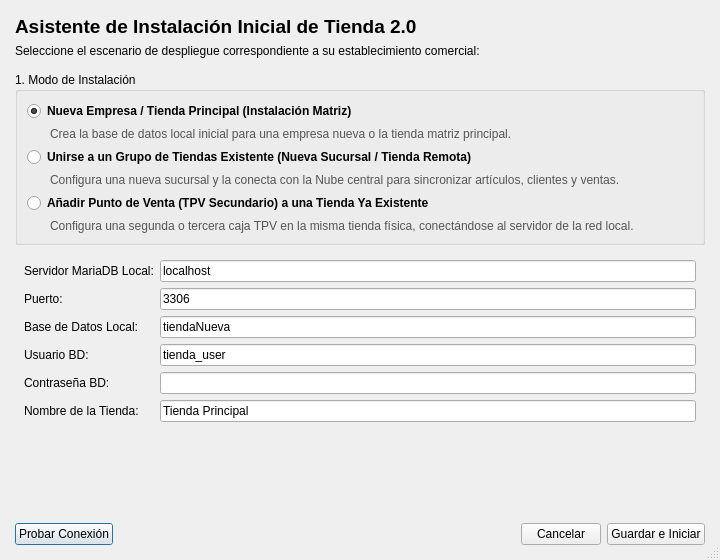
<?xml version="1.0" encoding="UTF-8"?>
<ui version="4.0">
 <class>DialogAsistenteInstalacion</class>
 <widget class="QDialog" name="DialogAsistenteInstalacion">
  <property name="geometry">
   <rect>
    <x>0</x>
    <y>0</y>
    <width>720</width>
    <height>560</height>
   </rect>
  </property>
  <property name="windowTitle">
   <string>Asistente de Instalación y Despliegue — Tienda 2.0</string>
  </property>
  <property name="sizeGripEnabled">
   <bool>true</bool>
  </property>
  <layout class="QVBoxLayout" name="verticalLayoutMain">
   <property name="leftMargin">
    <number>15</number>
   </property>
   <property name="topMargin">
    <number>15</number>
   </property>
   <property name="rightMargin">
    <number>15</number>
   </property>
   <property name="bottomMargin">
    <number>15</number>
   </property>
   <item>
    <widget class="QLabel" name="labelHeaderTitle">
     <property name="font">
      <font>
       <pointsize>14</pointsize>
       <bold>true</bold>
      </font>
     </property>
     <property name="text">
      <string>Asistente de Instalación Inicial de Tienda 2.0</string>
     </property>
    </widget>
   </item>
   <item>
    <widget class="QLabel" name="labelHeaderSubtitle">
     <property name="text">
      <string>Seleccione el escenario de despliegue correspondiente a su establecimiento comercial:</string>
     </property>
     <property name="wordWrap">
      <bool>true</bool>
     </property>
    </widget>
   </item>
   <item>
    <spacer name="spacerHeader">
     <property name="orientation">
      <enum>Qt::Vertical</enum>
     </property>
     <property name="sizeType">
      <enum>QSizePolicy::Fixed</enum>
     </property>
     <property name="sizeHint" stdset="0">
      <size>
       <width>20</width>
       <height>8</height>
      </size>
     </property>
    </spacer>
   </item>
   <item>
    <widget class="QGroupBox" name="groupBoxModos">
     <property name="title">
      <string>1. Modo de Instalación</string>
     </property>
     <layout class="QVBoxLayout" name="verticalLayoutModos">
      <item>
       <widget class="QRadioButton" name="radioNuevaEmpresa">
        <property name="font">
         <font>
          <bold>true</bold>
         </font>
        </property>
        <property name="text">
         <string>Nueva Empresa / Tienda Principal (Instalación Matriz)</string>
        </property>
        <property name="checked">
         <bool>true</bool>
        </property>
       </widget>
      </item>
      <item>
       <widget class="QLabel" name="labelDescNuevaEmpresa">
        <property name="styleSheet">
         <string notr="true">color: #555555; margin-left: 20px;</string>
        </property>
        <property name="text">
         <string>Crea la base de datos local inicial para una empresa nueva o la tienda matriz principal.</string>
        </property>
        <property name="wordWrap">
         <bool>true</bool>
        </property>
       </widget>
      </item>
      <item>
       <widget class="QRadioButton" name="radioUnirGrupo">
        <property name="font">
         <font>
          <bold>true</bold>
         </font>
        </property>
        <property name="text">
         <string>Unirse a un Grupo de Tiendas Existente (Nueva Sucursal / Tienda Remota)</string>
        </property>
       </widget>
      </item>
      <item>
       <widget class="QLabel" name="labelDescUnirGrupo">
        <property name="styleSheet">
         <string notr="true">color: #555555; margin-left: 20px;</string>
        </property>
        <property name="text">
         <string>Configura una nueva sucursal y la conecta con la Nube central para sincronizar artículos, clientes y ventas.</string>
        </property>
        <property name="wordWrap">
         <bool>true</bool>
        </property>
       </widget>
      </item>
      <item>
       <widget class="QRadioButton" name="radioNuevoTPV">
        <property name="font">
         <font>
          <bold>true</bold>
         </font>
        </property>
        <property name="text">
         <string>Añadir Punto de Venta (TPV Secundario) a una Tienda Ya Existente</string>
        </property>
       </widget>
      </item>
      <item>
       <widget class="QLabel" name="labelDescNuevoTPV">
        <property name="styleSheet">
         <string notr="true">color: #555555; margin-left: 20px;</string>
        </property>
        <property name="text">
         <string>Configura una segunda o tercera caja TPV en la misma tienda física, conectándose al servidor de la red local.</string>
        </property>
        <property name="wordWrap">
         <bool>true</bool>
        </property>
       </widget>
      </item>
     </layout>
    </widget>
   </item>
   <item>
    <widget class="QStackedWidget" name="stackedWidgetParametros">
     <property name="currentIndex">
      <number>0</number>
     </property>
     <!-- PAGINA 0: NUEVA EMPRESA -->
     <widget class="QWidget" name="pageNuevaEmpresa">
      <layout class="QFormLayout" name="formLayoutPage0">
       <item row="0" column="0">
        <widget class="QLabel" name="lbl0Host">
         <property name="text">
          <string>Servidor MariaDB Local:</string>
         </property>
        </widget>
       </item>
       <item row="0" column="1">
        <widget class="QLineEdit" name="lineEditHostP0">
         <property name="text">
          <string>localhost</string>
         </property>
        </widget>
       </item>
       <item row="1" column="0">
        <widget class="QLabel" name="lbl0Puerto">
         <property name="text">
          <string>Puerto:</string>
         </property>
        </widget>
       </item>
       <item row="1" column="1">
        <widget class="QLineEdit" name="lineEditPuertoP0">
         <property name="text">
          <string>3306</string>
         </property>
        </widget>
       </item>
       <item row="2" column="0">
        <widget class="QLabel" name="lbl0BD">
         <property name="text">
          <string>Base de Datos Local:</string>
         </property>
        </widget>
       </item>
       <item row="2" column="1">
        <widget class="QLineEdit" name="lineEditBDP0">
         <property name="text">
          <string>tiendaNueva</string>
         </property>
        </widget>
       </item>
       <item row="3" column="0">
        <widget class="QLabel" name="lbl0User">
         <property name="text">
          <string>Usuario BD:</string>
         </property>
        </widget>
       </item>
       <item row="3" column="1">
        <widget class="QLineEdit" name="lineEditUserP0">
         <property name="text">
          <string>tienda_user</string>
         </property>
        </widget>
       </item>
       <item row="4" column="0">
        <widget class="QLabel" name="lbl0Pass">
         <property name="text">
          <string>Contraseña BD:</string>
         </property>
        </widget>
       </item>
       <item row="4" column="1">
        <widget class="QLineEdit" name="lineEditPassP0">
         <property name="echoMode">
          <enum>QLineEdit::Password</enum>
         </property>
        </widget>
       </item>
       <item row="5" column="0">
        <widget class="QLabel" name="lbl0NombreTienda">
         <property name="text">
          <string>Nombre de la Tienda:</string>
         </property>
        </widget>
       </item>
       <item row="5" column="1">
        <widget class="QLineEdit" name="lineEditNombreTiendaP0">
         <property name="text">
          <string>Tienda Principal</string>
         </property>
        </widget>
       </item>
      </layout>
     </widget>
     <!-- PAGINA 1: UNIRSE A GRUPO DE TIENDAS -->
     <widget class="QWidget" name="pageUnirGrupo">
      <layout class="QFormLayout" name="formLayoutPage1">
       <item row="0" column="0">
        <widget class="QLabel" name="lbl1BDLocal">
         <property name="text">
          <string>Base de Datos Local:</string>
         </property>
        </widget>
       </item>
       <item row="0" column="1">
        <widget class="QLineEdit" name="lineEditBDLocalP1">
         <property name="text">
          <string>tiendaNueva</string>
         </property>
        </widget>
       </item>
       <item row="1" column="0">
        <widget class="QLabel" name="lbl1UserLocal">
         <property name="text">
          <string>Usuario Local BD:</string>
         </property>
        </widget>
       </item>
       <item row="1" column="1">
        <widget class="QLineEdit" name="lineEditUserLocalP1">
         <property name="text">
          <string>tienda_user</string>
         </property>
        </widget>
       </item>
       <item row="2" column="0">
        <widget class="QLabel" name="lbl1PassLocal">
         <property name="text">
          <string>Clave Local BD:</string>
         </property>
        </widget>
       </item>
       <item row="2" column="1">
        <widget class="QLineEdit" name="lineEditPassLocalP1">
         <property name="echoMode">
          <enum>QLineEdit::Password</enum>
         </property>
        </widget>
       </item>
       <item row="3" column="0">
        <widget class="QLabel" name="lbl1HostNube">
         <property name="text">
          <string>Servidor Nube (Central):</string>
         </property>
        </widget>
       </item>
       <item row="3" column="1">
        <widget class="QLineEdit" name="lineEditHostNubeP1">
         <property name="placeholderText">
          <string>ej. nube.micomercio.com</string>
         </property>
        </widget>
       </item>
       <item row="4" column="0">
        <widget class="QLabel" name="lbl1BDNube">
         <property name="text">
          <string>Base Datos Nube:</string>
         </property>
        </widget>
       </item>
       <item row="4" column="1">
        <widget class="QLineEdit" name="lineEditBDNubeP1">
         <property name="text">
          <string>tiendaNube</string>
         </property>
        </widget>
       </item>
       <item row="5" column="0">
        <widget class="QLabel" name="lbl1UserNube">
         <property name="text">
          <string>Usuario Nube:</string>
         </property>
        </widget>
       </item>
       <item row="5" column="1">
        <widget class="QLineEdit" name="lineEditUserNubeP1">
         <property name="text">
          <string>sync_user</string>
         </property>
        </widget>
       </item>
       <item row="6" column="0">
        <widget class="QLabel" name="lbl1PassNube">
         <property name="text">
          <string>Clave Nube:</string>
         </property>
        </widget>
       </item>
       <item row="6" column="1">
        <widget class="QLineEdit" name="lineEditPassNubeP1">
         <property name="echoMode">
          <enum>QLineEdit::Password</enum>
         </property>
        </widget>
       </item>
       <item row="7" column="0">
        <widget class="QLabel" name="lbl1NombreTienda">
         <property name="text">
          <string>Nombre Nueva Sucursal:</string>
         </property>
        </widget>
       </item>
       <item row="7" column="1">
        <widget class="QLineEdit" name="lineEditNombreTiendaP1">
         <property name="text">
          <string>Sucursal 2</string>
         </property>
        </widget>
       </item>
      </layout>
     </widget>
     <!-- PAGINA 2: NUEVO TPV EN MISMA TIENDA -->
     <widget class="QWidget" name="pageNuevoTPV">
      <layout class="QFormLayout" name="formLayoutPage2">
       <item row="0" column="0">
        <widget class="QLabel" name="lbl2IPServidor">
         <property name="text">
          <string>IP Servidor de la Tienda:</string>
         </property>
        </widget>
       </item>
       <item row="0" column="1">
        <widget class="QLineEdit" name="lineEditIPServidorP2">
         <property name="placeholderText">
          <string>ej. 192.168.1.100</string>
         </property>
        </widget>
       </item>
       <item row="1" column="0">
        <widget class="QLabel" name="lbl2Puerto">
         <property name="text">
          <string>Puerto MariaDB:</string>
         </property>
        </widget>
       </item>
       <item row="1" column="1">
        <widget class="QLineEdit" name="lineEditPuertoP2">
         <property name="text">
          <string>3306</string>
         </property>
        </widget>
       </item>
       <item row="2" column="0">
        <widget class="QLabel" name="lbl2BD">
         <property name="text">
          <string>Base de Datos Compartida:</string>
         </property>
        </widget>
       </item>
       <item row="2" column="1">
        <widget class="QLineEdit" name="lineEditBDP2">
         <property name="text">
          <string>tiendaNueva</string>
         </property>
        </widget>
       </item>
       <item row="3" column="0">
        <widget class="QLabel" name="lbl2User">
         <property name="text">
          <string>Usuario BD:</string>
         </property>
        </widget>
       </item>
       <item row="3" column="1">
        <widget class="QLineEdit" name="lineEditUserP2">
         <property name="text">
          <string>tienda_user</string>
         </property>
        </widget>
       </item>
       <item row="4" column="0">
        <widget class="QLabel" name="lbl2Pass">
         <property name="text">
          <string>Contraseña BD:</string>
         </property>
        </widget>
       </item>
       <item row="4" column="1">
        <widget class="QLineEdit" name="lineEditPassP2">
         <property name="echoMode">
          <enum>QLineEdit::Password</enum>
         </property>
        </widget>
       </item>
       <item row="5" column="0">
        <widget class="QLabel" name="lbl2NombreTPV">
         <property name="text">
          <string>Identificador de este TPV:</string>
         </property>
        </widget>
       </item>
       <item row="5" column="1">
        <widget class="QLineEdit" name="lineEditNombreTPVP2">
         <property name="text">
          <string>Caja 2</string>
         </property>
        </widget>
       </item>
      </layout>
     </widget>
    </widget>
   </item>
   <item>
    <layout class="QHBoxLayout" name="horizontalLayoutButtons">
     <item>
      <widget class="QPushButton" name="pushButtonTest">
       <property name="text">
        <string>Probar Conexión</string>
       </property>
      </widget>
     </item>
     <item>
      <spacer name="spacerButtons">
       <property name="orientation">
        <enum>Qt::Horizontal</enum>
       </property>
       <property name="sizeHint" stdset="0">
        <size>
         <width>40</width>
         <height>20</height>
        </size>
       </property>
      </spacer>
     </item>
     <item>
      <widget class="QPushButton" name="pushButtonCancelar">
       <property name="text">
        <string>Cancelar</string>
       </property>
      </widget>
     </item>
     <item>
      <widget class="QPushButton" name="pushButtonGuardar">
       <property name="text">
        <string>Guardar e Iniciar</string>
       </property>
      </widget>
     </item>
    </layout>
   </item>
  </layout>
 </widget>
 <resources/>
 <connections/>
</ui>
